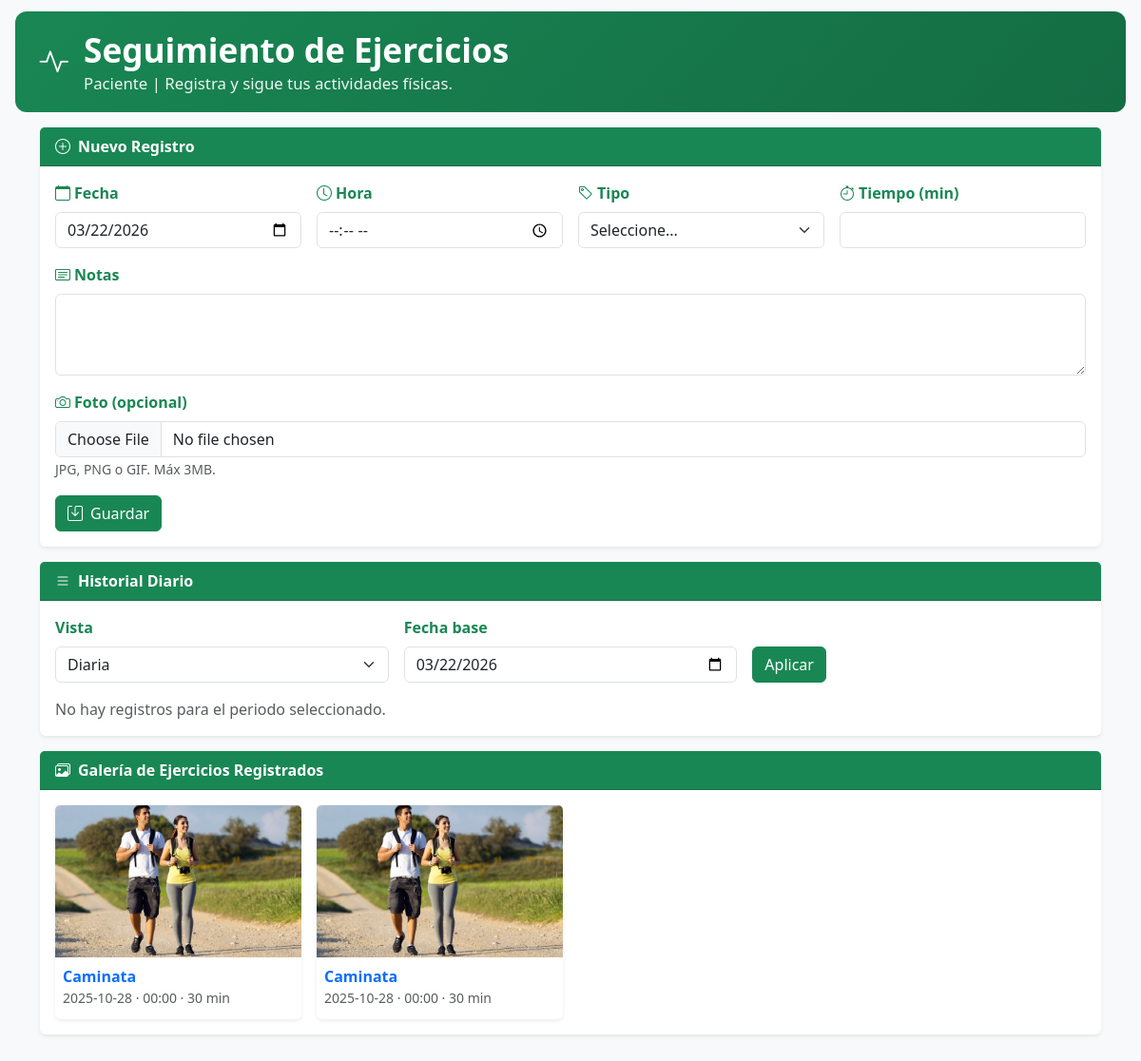
Page /Seguimiento_ejercicio.php?id=1 (signed in) on the committed database.
### tables this page shows
CREATE TABLE `ejercicios` (
  `id_ejercicio` int(11) NOT NULL,
  `paciente_id` int(11) NOT NULL,
  `tipo_ejercicio` varchar(100) NOT NULL,
  `tiempo` int(11) NOT NULL COMMENT 'Duración en minutos',
  `hora` time NOT NULL DEFAULT '00:00:00',
  `fecha` date NOT NULL,
  `imagen_evidencia` varchar(255) DEFAULT NULL,
  `notas` text DEFAULT NULL,
  `fecha_registro` timestamp NOT NULL DEFAULT current_timestamp()
);

### Seguimiento_ejercicio.php (the view, shortened to what this page needs)
<?php
require_once __DIR__. '/db_connection.php';
function db_name(mysqli $cx): string {
    $res = $cx->query("SELECT DATABASE()"); $row = $res->fetch_row(); return $row[0] ?? '';
}
function column_exists(mysqli $cx, string $table, string $col): bool {
    $db = db_name($cx);
    $stmt = $cx->prepare("SELECT COUNT(*) FROM INFORMATION_SCHEMA.COLUMNS WHERE TABLE_SCHEMA=? AND TABLE_NAME=? AND COLUMN_NAME=?");
    $stmt->bind_param('sss', $db, $table, $col);
    $stmt->execute(); $stmt->bind_result($c); $stmt->fetch(); $stmt->close();
    return (int)$c > 0;
}
$user_id = (int)$_SESSION['id_usuarios'];
$stmt = $conexion->prepare("SELECT id_pacientes FROM pacientes WHERE id_usuarios = ? LIMIT 1");
$stmt->bind_param('i', $user_id);
$stmt->execute();
$res = $stmt->get_result();
$noRegistrado = false;
$userRole = $_SESSION['rol'] ?? 'Paciente';
$isStaff = in_array($userRole, ['Medico', 'Administrador'], true);
if ($row = $res->fetch_assoc()) {
  $paciente_id = (int)$row['id_pacientes'];
}
if ($isStaff && isset($_GET['id']) && ctype_digit((string)$_GET['id'])) {
    $requested = (int)$_GET['id'];
    if ($requested > 0) {
        $paciente_id = $requested;
    }
}
$conexion->query("CREATE TABLE IF NOT EXISTS ejercicios (
    id_ejercicio INT AUTO_INCREMENT PRIMARY KEY,
    paciente_id INT NOT NULL,
    fecha DATE NOT NULL,
    tipo_ejercicio VARCHAR(100) NOT NULL,
    tiempo INT NOT NULL COMMENT 'Duración en minutos',
    hora TIME NOT NULL DEFAULT '00:00:00',
    imagen_evidencia VARCHAR(255) DEFAULT NULL,
    notas TEXT NOT NULL,
    fecha_registro DATETIME NOT NULL DEFAULT CURRENT_TIMESTAMP,
    INDEX idx_paciente_fecha (paciente_id, fecha),
    CONSTRAINT fk_ejercicios_paciente FOREIGN KEY (paciente_id) REFERENCES pacientes(id_pacientes) ON DELETE CASCADE
) ENGINE=InnoDB DEFAULT CHARSET=utf8mb4;");
if (!column_exists($conexion, 'ejercicios', 'hora')) {
    $conexion->query("ALTER TABLE ejercicios ADD COLUMN hora TIME NOT NULL DEFAULT '00:00:00' AFTER tiempo");
}
$FK = column_exists($conexion, 'ejercicios', 'paciente_id') ? 'paciente_id' : (column_exists($conexion, 'ejercicios', 'id_pacientes') ? 'id_pacientes' : 'paciente_id');
$vista = (isset($_GET['vista']) && $_GET['vista']==='semanal') ? 'semanal' : 'diaria';
$hoy = date('Y-m-d');
$fechaFiltro = (isset($_GET['fecha']) && preg_match('/^\d{4}-\d{2}-\d{2}$/', $_GET['fecha'])) ? $_GET['fecha'] : $hoy;
$historial = [];
?>
<!DOCTYPE html>
<html lang="es">
<head>
  <link href="https://cdn.jsdelivr.net/npm/bootstrap@5.3.0/dist/css/bootstrap.min.css" rel="stylesheet">
  <link rel="stylesheet" href="https://cdn.jsdelivr.net/npm/bootstrap-icons@1.10.0/font/bootstrap-icons.css">
</head>
<body>
    <div class="header-section d-flex align-items-center gap-3">
        <div class="medical-icon"><i class="bi bi-activity"></i></div>
        <div>
            <h1>Seguimiento de Ejercicios</h1>
            <p>Paciente | Registra y sigue tus actividades físicas.</p>
        </div>
    </div>
    <div class="container mb-5">
    <?php if (!empty($noRegistrado) && isset($_SESSION['rol']) && $_SESSION['rol'] === 'Paciente'): ?>
      <div class="alert alert-warning"><i class="bi bi-exclamation-triangle-fill me-2"></i>Paciente nuevo: primero debes actualizar tus datos con tu médico tratante. Si aún no estás registrado en la clínica, contacta al personal para completar tu registro.</div>
    <?php else: ?>
    <div class="card mb-3">
      <div class="card-header bg-primary text-white"><strong><i class="bi bi-plus-circle me-2"></i>Nuevo Registro</strong></div>
      <div class="card-body">
        <form method="post" enctype="multipart/form-data">
          <div class="row g-3">
            <div class="col-md-3">
              <label class="form-label"><i class="bi bi-calendar me-1"></i>Fecha</label>
              <input type="date" class="form-control" name="fecha" value="<?= htmlspecialchars($hoy) ?>" required>
            </div>
            <div class="col-md-3">
              <label class="form-label"><i class="bi bi-clock me-1"></i>Hora</label>
              <input type="time" class="form-control" name="hora" required>
            </div>
            <div class="col-md-3">
              <label class="form-label"><i class="bi bi-tag me-1"></i>Tipo</label>
              <select class="form-select" name="tipo_ejercicio" required>
                <option value="">Seleccione...</option>
              </select>
            </div>
            <div class="col-md-3">
              <label class="form-label"><i class="bi bi-stopwatch me-1"></i>Tiempo (min)</label>
              <input type="number" class="form-control" name="tiempo" min="1" required>
            </div>
            <div class="col-12">
              <label class="form-label"><i class="bi bi-card-text me-1"></i>Notas</label>
              <textarea class="form-control" name="notas" rows="3" required></textarea>
            </div>
            <div class="col-12">
              <label class="form-label"><i class="bi bi-camera me-1"></i>Foto (opcional)</label>
              <input type="file" class="form-control" name="imagen_evidencia" accept="image/jpeg,image/png,image/gif">
              <small class="text-muted">JPG, PNG o GIF. Máx 3MB.</small>
            </div>
          </div>
          <div class="mt-3">
            <button class="btn btn-primary"><i class="bi bi-save me-2"></i>Guardar</button>
          </div>
        </form>
      </div>
    </div>
    <div class="card mb-3">
      <div class="card-header bg-primary text-white"><strong><i class="bi bi-list me-2"></i>Historial <?= $vista==='semanal'?'Semanal':'Diario' ?></strong></div>
      <div class="card-body">
        <form class="row g-3 mb-3" method="get">
          <div class="col-md-4">
            <label class="form-label">Vista</label>
            <select class="form-select" name="vista">
              <option value="diaria" <?= $vista==='diaria'?'selected':'' ?>>Diaria</option>
            </select>
          </div>
          <div class="col-md-4">
            <label class="form-label">Fecha base</label>
            <input type="date" class="form-control" name="fecha" value="<?= htmlspecialchars($fechaFiltro) ?>">
          </div>
          <div class="col-md-4 d-flex align-items-end">
            <button class="btn btn-primary">Aplicar</button>
          </div>
        </form>
        <?php if (!$historial): ?>
          <p class="text-muted mb-0">No hay registros para el periodo seleccionado.</p>
        <?php endif; ?>
      </div>
    </div>
    <div class="card">
      <div class="card-header bg-primary text-white"><strong><i class="bi bi-images me-2"></i>Galería de Ejercicios Registrados</strong></div>
      <div class="card-body">
        <?php
        $galeria = [];
        $sqlG = "SELECT fecha, tipo_ejercicio, tiempo, hora, imagen_evidencia, notas FROM ejercicios
                 WHERE {$FK}=? AND imagen_evidencia IS NOT NULL ORDER BY fecha DESC, hora DESC";
        $stmtG = $conexion->prepare($sqlG);
        $stmtG->bind_param('i', $paciente_id);
        $stmtG->execute(); $rg = $stmtG->get_result();
        while ($row = $rg->fetch_assoc()) $galeria[] = $row;
        ?>
        <?php if (!$galeria): ?>
          <p class="text-muted mb-0">No hay fotos de ejercicios registradas aún.</p>
        <?php else: ?>
          <div class="row g-3">
            <?php foreach ($galeria as $g): ?>
              <div class="col-sm-6 col-md-4 col-lg-3">
                <div class="card h-100">
                  <img src="<?= htmlspecialchars($g['imagen_evidencia']) ?>" class="card-img-top" style="height:160px;object-fit:cover" alt="Foto">
                  <div class="card-body p-2">
                    <div class="fw-semibold text-primary"><?= htmlspecialchars($g['tipo_ejercicio']) ?></div>
                    <div class="small text-muted"><?= htmlspecialchars($g['fecha']) ?> · <?= htmlspecialchars(substr($g['hora'],0,5)) ?> · <?= (int)$g['tiempo'] ?> min</div>
                  </div>
                </div>
              </div>
            <?php endforeach; ?>
          </div>
        <?php endif; ?>
      </div>
    </div>
  <?php endif; ?>
  </div>
</body>
</html>

### Seguimiento_ejercicio.php (style rules this page uses)
body { background-color: #f8f9fa; }
.card { border: none; box-shadow: 0 0.125rem 0.25rem rgba(0, 0, 0, 0.075); }
.btn-primary { background-color: #198754; border-color: #198754; }
.bg-primary { background-color: #198754 !important; }
.form-label { font-weight: 600; color: #198754; }
.header-section { background: linear-gradient(135deg, #198754 0%, #146c43 100%); color: white; padding: 1.1rem 1.6rem; margin: 12px 1rem 1rem; border-radius: 12px; }
.header-section h1 { font-size: 2.2rem; font-weight: 700; margin: 0; line-height: 1.3; }
.header-section p { font-size: 1.05rem; opacity: 0.92; margin: 0; }
.medical-icon { font-size: 1.9rem; color: #ffffff; }

### rows in the picture
ejercicios: imagen_evidencia (picture), tipo_ejercicio "Caminata", fecha "2025-10-28", hora "00:00", tiempo "30"
ejercicios: imagen_evidencia (picture), tipo_ejercicio "Caminata", fecha "2025-10-28", hora "00:00", tiempo "30"
